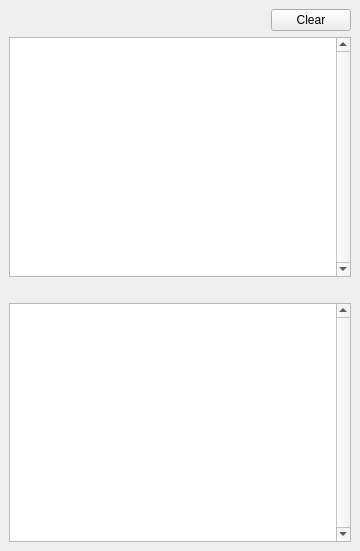
<?xml version="1.0" encoding="UTF-8"?>
<ui version="4.0">
 <class>Alerts</class>
 <widget class="QMainWindow" name="Alerts">
  <property name="geometry">
   <rect>
    <x>0</x>
    <y>0</y>
    <width>360</width>
    <height>551</height>
   </rect>
  </property>
  <property name="windowTitle">
   <string>Alerts</string>
  </property>
  <widget class="QWidget" name="centralwidget">
   <layout class="QVBoxLayout" name="verticalLayout">
    <item>
     <layout class="QHBoxLayout" name="horizontalLayout">
      <property name="bottomMargin">
       <number>0</number>
      </property>
      <item>
       <widget class="QLabel" name="activeAlertsLabel">
        <property name="text">
         <string/>
        </property>
       </widget>
      </item>
      <item>
       <spacer name="horizontalSpacer">
        <property name="orientation">
         <enum>Qt::Horizontal</enum>
        </property>
        <property name="sizeHint" stdset="0">
         <size>
          <width>40</width>
          <height>20</height>
         </size>
        </property>
       </spacer>
      </item>
      <item>
       <widget class="QPushButton" name="clearPushButton">
        <property name="text">
         <string>Clear</string>
        </property>
       </widget>
      </item>
     </layout>
    </item>
    <item>
     <widget class="QPlainTextEdit" name="alertsPlainTextEdit">
      <property name="sizePolicy">
       <sizepolicy hsizetype="Expanding" vsizetype="Expanding">
        <horstretch>0</horstretch>
        <verstretch>0</verstretch>
       </sizepolicy>
      </property>
      <property name="font">
       <font>
        <family>DejaVu Sans Mono</family>
        <pointsize>8</pointsize>
        <kerning>true</kerning>
       </font>
      </property>
      <property name="verticalScrollBarPolicy">
       <enum>Qt::ScrollBarAlwaysOn</enum>
      </property>
      <property name="tabChangesFocus">
       <bool>true</bool>
      </property>
      <property name="readOnly">
       <bool>true</bool>
      </property>
      <property name="maximumBlockCount">
       <number>10000</number>
      </property>
     </widget>
    </item>
    <item>
     <widget class="QLabel" name="oldAlertsLabel">
      <property name="text">
       <string/>
      </property>
     </widget>
    </item>
    <item>
     <widget class="QPlainTextEdit" name="logPlainTextEdit">
      <property name="sizePolicy">
       <sizepolicy hsizetype="Expanding" vsizetype="Expanding">
        <horstretch>0</horstretch>
        <verstretch>0</verstretch>
       </sizepolicy>
      </property>
      <property name="font">
       <font>
        <family>DejaVu Sans Mono</family>
        <pointsize>8</pointsize>
        <kerning>true</kerning>
       </font>
      </property>
      <property name="verticalScrollBarPolicy">
       <enum>Qt::ScrollBarAlwaysOn</enum>
      </property>
      <property name="tabChangesFocus">
       <bool>true</bool>
      </property>
      <property name="readOnly">
       <bool>true</bool>
      </property>
      <property name="maximumBlockCount">
       <number>10000</number>
      </property>
     </widget>
    </item>
   </layout>
  </widget>
 </widget>
 <resources/>
 <connections/>
</ui>
